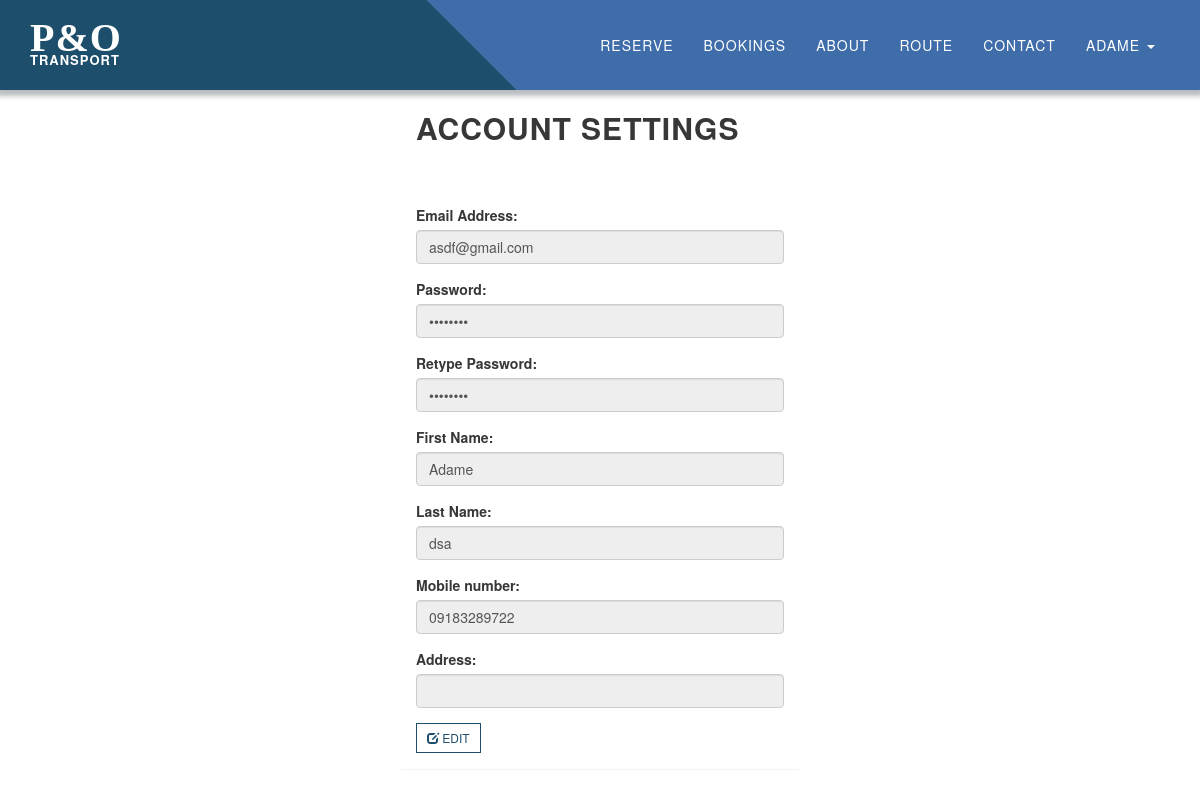
/accountsettings.php (signed in), run on the app's committed database.
### tables this page shows
CREATE TABLE `user` (
  `Fname` varchar(25) NOT NULL,
  `Lname` varchar(25) NOT NULL,
  `email` varchar(50) NOT NULL,
  `password` varchar(25) NOT NULL,
  `phone` varchar(50) DEFAULT NULL,
  `Admin_Check` varchar(3) NOT NULL,
  `Address` varchar(155) NOT NULL
);

### accountsettings.php (the view, shortened to what this page needs)
<?php
  include 'php/connect_to_db.php';
  $query = "SELECT * FROM `user` WHERE `email` LIKE '".$_SESSION['email']."';";
  $result = $db->query($query);
  $row = $result->fetch_assoc();
  $email = $_SESSION['email'];
  $password = $row['password'];
  $fname = $row['Fname'];
  $lname = $row['Lname'];
  $mobile = $row['phone'];
  $address = $row['Address'];
?>
<!DOCTYPE html>
<html lang="en">
<head>
  <link rel="stylesheet" href="vendor/bootstrap/css/bootstrap.min.css">
  <link rel="stylesheet" href="vendor/bootstrap/css/bootstrapValidator.min.css">
  <link rel="stylesheet" href="css/accountsettings.css">
  <link rel="stylesheet" href="css/style.css">
</head>
<body>
  <?php include 'navbar.php'; ?>
  <div class="panel account-settings-container">
    <div class="panel-heading"><h2>Account Settings</h2></div>
    <div class="panel-body">
      <form action="php/accountsettingsverify.php" method="POST" id="accountsettings" class="account-settings-form">
        <div class="form-group">
          <label for="email">Email Address:</label>
          <input type="email" class="form-control" id="email" name="email" autocomplete='off' placeholder="Enter Email" value="<?php echo $email;?>" required disabled>
        </div>
        <div class="form-group">
          <label for="pwd">Password:</label>
          <input type="password" class="form-control" name="Password" id="pwd" name='pass' placeholder="Enter Password" value="<?php echo $password;?>" autocomplete required disabled>
        </div>
        <div class="form-group">
          <label for="pwd">Retype Password:</label>
          <input type="password" class="form-control" name="RePassword" id="repwd" name='repass' placeholder="Re-enter Password" value="<?php echo $password;?>" autocomplete required disabled>
        </div>
        <div class="form-group">
          <label for="fname" class="control-label">First Name:</label>
          <input type="text" class="form-control" name="Fname" id="fname" autocomplete='off' value="<?php echo $fname;?>" required disabled>
        </div>
        <div class="form-group">
          <label for="lname">Last Name:</label>
          <input type="text" class="lastname-form form-control" name="Lname" id="lname" autocomplete='off' value="<?php echo $lname;?>" required disabled>
        </div>
        <div class="form-group">
          <label for="phone">Mobile number:</label>
          <input type="text" id="phone" name="Phone" placeholder="09XX XXX XXXX" class="form-control bfh-phone" value="<?php echo $mobile;?>" disabled>
        </div>
        <div class="form-group">
          <label for="phone">Address:</label>
          <input type="text" id="address" name="Address" class="form-control bfh-phone" value="<?php echo $address;?>" disabled>
        </div>
          <button type="button" class="btn btn-default btn-sm edit-btn">
            <span class="glyphicon glyphicon-edit"></span> Edit
          </button>
      </form>
    </div>
  </div>
</body>
</html>

### css/accountsettings.css (style rules this page uses)
body { position: relative; }
.account-settings-container { max-width: 400px; margin: auto; margin-top: 100px; }

### css/style.css (style rules this page uses)
body { width: 100%; height: 100%; font-family: "Lora", "Helvetica Neue", Helvetica, Arial, sans-serif; color: rgb(55, 55, 55); background-color: white; overflow-x: hidden; min-width: 350px; }
html { height: 100%; }
h1, h2, h3, h4, h5, h6 { margin: 0 0 35px; text-transform: uppercase; font-family: "Montserrat", "Helvetica Neue", Helvetica, Arial, sans-serif; font-weight: 700; letter-spacing: 1px; }
.btn { text-transform: uppercase; font-family: "Montserrat", "Helvetica Neue", Helvetica, Arial, sans-serif; font-weight: 400; -webkit-transition: all 0.3s ease-in-out; -moz-transition: all 0.3s ease-in-out; transition: all 0.3s ease-in-out; border-radius: 0; }
.btn-default { border: 1px solid #1d4e6c; color: #1d4e6c; background-color: transparent; }
body { webkit-tap-highlight-color: rgba(255, 255, 255, 0.2); }

### data on the page
user: Fname "Adame", Lname "dsa", Phone "09183289722"

### other printed values
$acc "ADAME"
